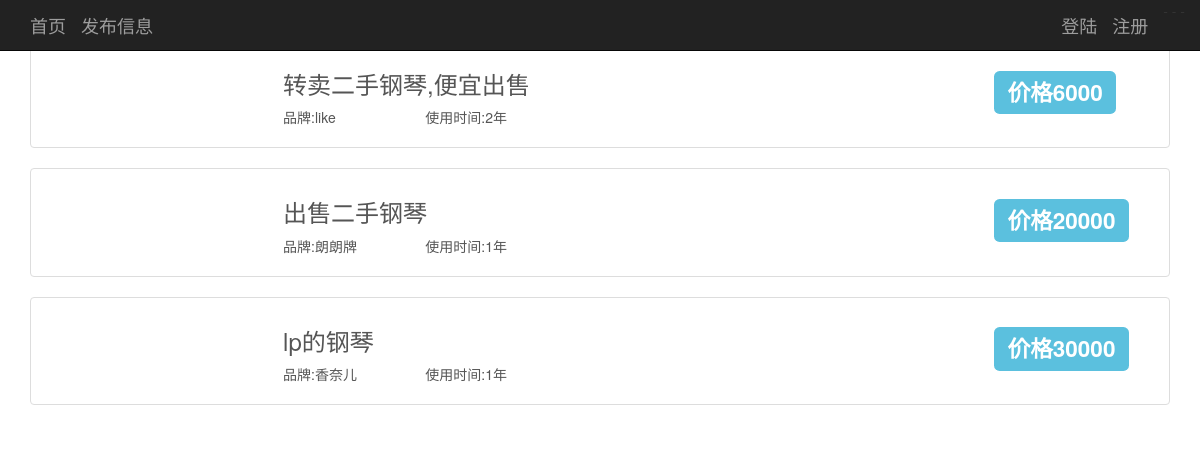
Page /home on the earlier database version.
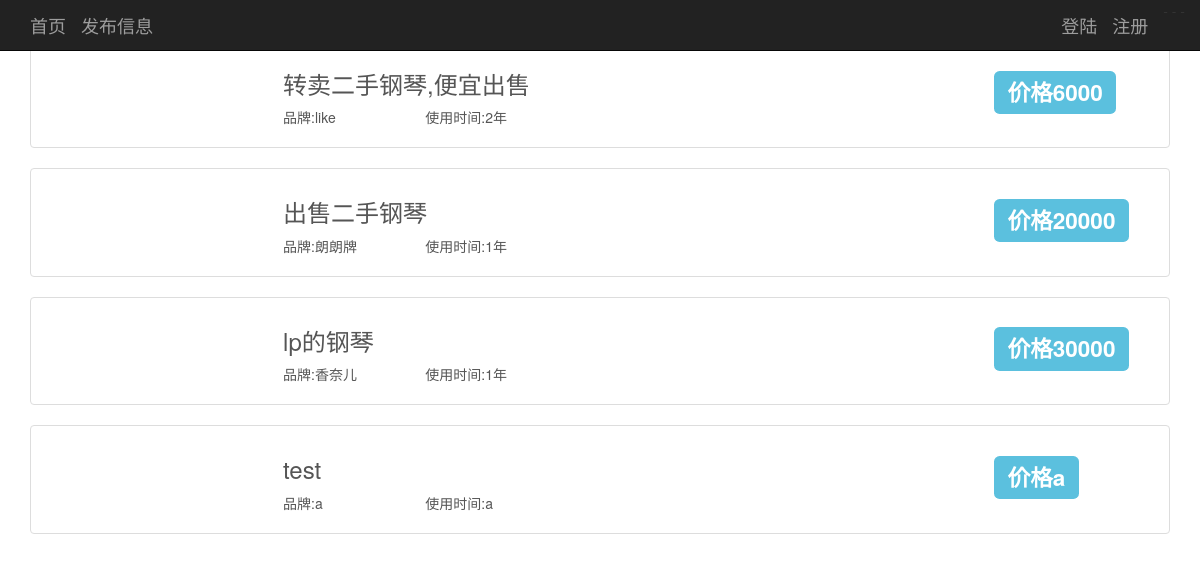
Same page on the later database version.
### piano/models.py (models this page shows, shortened)
class Piano(models.Model):
    title = models.CharField(max_length=20, unique=True)
    info = models.CharField(max_length=200)
    brand = models.CharField(max_length=20)
    price = models.CharField(max_length=10)
    use_time = models.CharField(max_length=20)
    image_link = models.CharField(max_length=200)
    seller = models.ForeignKey(User)

### piano/views.py (the view)
def home_page(request):
    return response_home_page(request)

### piano/views.py (called while the page is built)
def response_home_page(request):
    return render_to_response('home.html', Context({'is_sign_in': request.session.get('is_sign_in'),
                                                    'pianos': Piano.objects.all()}))

### templates/home.html (shortened to what this page needs)
<!DOCTYPE html>
<html lang="en">
<head>
{% load staticfiles %}
    <link href="{% static "css/bootstrap.min.css" %}" rel="stylesheet">
    <link rel="stylesheet" href="{% static "css/home.css" %}">
</head>
<body>
<nav class="navbar navbar-inverse navbar-fixed-top">
    <div class="container">
        <div class="navbar-header">
            <ul class="nav navbar-nav">
                <li><a class="navbar-brand" href="home">首页</a></li>
                <li><a class="navbar-brand" href="release_piano">发布信息</a></li>
            </ul>
        </div>
        <div class="navbar-right">
            <ul class="nav navbar-nav">
                {% if is_sign_in %}
-                    <li><a class="navbar-brand" href="change_password">修改密码</a></li>
-                    <li><a class="navbar-brand" href="exit">退出</a></li>
-                {% else %}
-                    <li><a class="navbar-brand" href="sign_in">登陆</a></li>
-                    <li><a class="navbar-brand" href="sign_up">注册</a></li>
-                {% endif %}
            </ul>
        </div>
    </div>
</nav>
<div class="list">
    {% for piano in pianos %}
    <div class="container">
        <div class="list-group">
            <a href="piano{{ piano.id }}" class="list-group-item">
                <div class="row">
                    <div class="col-md-1">
                    </div>
                    <div class="col-md-9">
                        <div class="row">
                            <div class="col-md-offset-2 col-md-9">
                                <h3>{{ piano.title }}</h3>
                            </div>
                            <div class="col-md-offset-2 col-md-2">
                                <p>品牌:{{ piano.brand }}</p>
                            </div>
                            <div class="col-md-2">
                                <p>使用时间:{{ piano.use_time }}</p>
                            </div>
                        </div>
                    </div>
                    <div class="col-md-2">
                        <h2><span class="label label-info">价格{{ piano.price }}</span></h2>
                    </div>
                </div>
            </a>
        </div>
    </div>
    {% endfor %}
</div>
</body>
</html>

Differences in the rows shown:
added Piano: title "test", brand "a", use_time "a", price "a"
